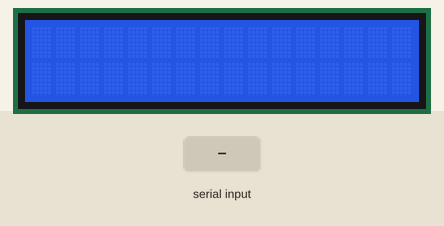
Recording of a sketch running on a simulated Arduino Uno, built with avr-gcc and run on an emulated ATmega328P. Parts: 16×2 character LCD. The test bench sets the inputs (shaded band).

Above: at 1.2 s.
1.3 s: "1" received over the second serial link
At 2.3 s:
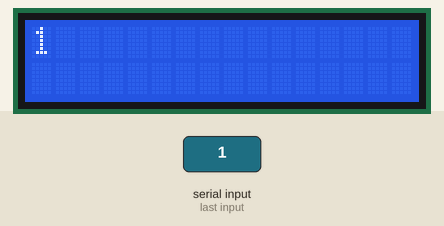
2.8 s: "0" received over the second serial link
At 3.5 s:
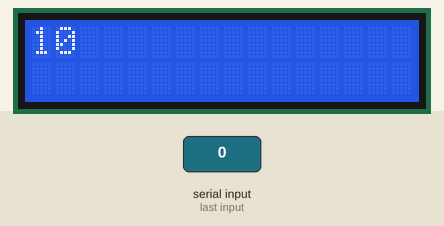
Timing chart, 0 to 5.8 s (numbered marks = the images above; inputs shaded):
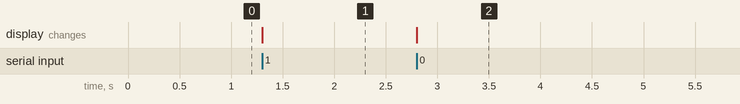

Measured:
- after the input at 1.3 s, the display: changes at once (image 1)
- after the input at 2.8 s, the display: changes at once (image 2)

The sketch:

Arduino_Pro_Mini.ino
```cpp
//Author: Danny Salzman
//This is demonstration code
//Date: 6/17/2105

// include the lirary code
#include <SoftwareSerial.h>
#include <LiquidCrystal.h>
/**********************************************************/
// initialize the library with the numbers of the interface pins
LiquidCrystal lcd(4, 6, 10, 11, 12, 13);
SoftwareSerial mySerial(0, 1); // RX, TX
/*********************************************************/
void setup()
{
  lcd.begin(16, 2);  // set up the LCD's number of columns and rows:
  mySerial.begin(9600);
}
/*********************************************************/
void loop()
{
   if(mySerial.available()){
      char c = mySerial.read();
      if(c == 'q'){
        lcd.clear();
      }
      else if(c == '!'){
        lcd.setCursor(0,0);
      }
      else if(c == '@'){
        lcd.setCursor(0,1);
      }
      else lcd.print(c);
   }
}
/************************************************************/
```
